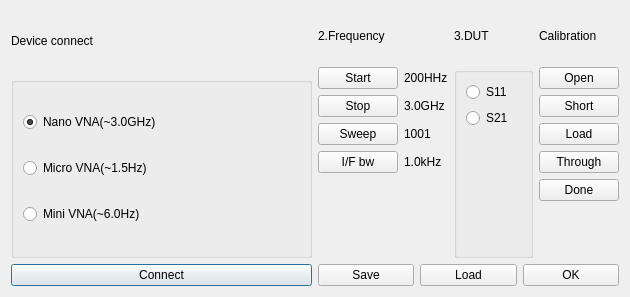
<?xml version="1.0" encoding="UTF-8"?>
<ui version="4.0">
 <class>Dialog</class>
 <widget class="QDialog" name="Dialog">
  <property name="geometry">
   <rect>
    <x>0</x>
    <y>0</y>
    <width>630</width>
    <height>297</height>
   </rect>
  </property>
  <property name="windowTitle">
   <string>setup</string>
  </property>
  <layout class="QGridLayout" name="gridLayout">
   <item row="0" column="0">
    <layout class="QHBoxLayout" name="horizontalLayout">
     <item>
      <layout class="QVBoxLayout" name="verticalLayout">
       <item>
        <widget class="QLabel" name="label">
         <property name="minimumSize">
          <size>
           <width>0</width>
           <height>0</height>
          </size>
         </property>
         <property name="maximumSize">
          <size>
           <width>16777215</width>
           <height>60</height>
          </size>
         </property>
         <property name="text">
          <string>Device connect</string>
         </property>
        </widget>
       </item>
       <item>
        <widget class="QGroupBox" name="groupBox">
         <property name="title">
          <string/>
         </property>
         <property name="checkable">
          <bool>false</bool>
         </property>
         <layout class="QVBoxLayout" name="verticalLayout_3">
          <item>
           <widget class="QRadioButton" name="radioButton">
            <property name="text">
             <string>Nano VNA(~3.0GHz)</string>
            </property>
            <property name="checkable">
             <bool>true</bool>
            </property>
            <property name="checked">
             <bool>true</bool>
            </property>
           </widget>
          </item>
          <item>
           <widget class="QRadioButton" name="radioButton_2">
            <property name="text">
             <string>Micro VNA(~1.5Hz)</string>
            </property>
            <property name="checkable">
             <bool>true</bool>
            </property>
           </widget>
          </item>
          <item>
           <widget class="QRadioButton" name="radioButton_3">
            <property name="text">
             <string>Mini VNA(~6.0Hz)</string>
            </property>
           </widget>
          </item>
         </layout>
        </widget>
       </item>
       <item>
        <widget class="QPushButton" name="pushButton">
         <property name="text">
          <string>Connect</string>
         </property>
        </widget>
       </item>
      </layout>
     </item>
    </layout>
   </item>
   <item row="0" column="1">
    <layout class="QVBoxLayout" name="verticalLayout_2">
     <item>
      <layout class="QHBoxLayout" name="horizontalLayout_2">
       <item>
        <layout class="QVBoxLayout" name="verticalLayout_4">
         <item>
          <widget class="QLabel" name="label_2">
           <property name="minimumSize">
            <size>
             <width>0</width>
             <height>50</height>
            </size>
           </property>
           <property name="maximumSize">
            <size>
             <width>16777215</width>
             <height>100</height>
            </size>
           </property>
           <property name="text">
            <string>2.Frequency</string>
           </property>
          </widget>
         </item>
         <item>
          <layout class="QHBoxLayout" name="horizontalLayout_4">
           <item>
            <widget class="QPushButton" name="pushButton_5">
             <property name="text">
              <string>Start</string>
             </property>
            </widget>
           </item>
           <item>
            <widget class="QLabel" name="label_3">
             <property name="text">
              <string>200HHz</string>
             </property>
            </widget>
           </item>
          </layout>
         </item>
         <item>
          <layout class="QHBoxLayout" name="horizontalLayout_8">
           <item>
            <widget class="QPushButton" name="pushButton_6">
             <property name="text">
              <string>Stop</string>
             </property>
            </widget>
           </item>
           <item>
            <widget class="QLabel" name="label_4">
             <property name="text">
              <string>3.0GHz</string>
             </property>
            </widget>
           </item>
          </layout>
         </item>
         <item>
          <layout class="QHBoxLayout" name="horizontalLayout_9">
           <item>
            <widget class="QPushButton" name="pushButton_9">
             <property name="text">
              <string>Sweep</string>
             </property>
            </widget>
           </item>
           <item>
            <widget class="QLabel" name="label_7">
             <property name="text">
              <string>1001</string>
             </property>
            </widget>
           </item>
          </layout>
         </item>
         <item>
          <layout class="QHBoxLayout" name="horizontalLayout_5">
           <item>
            <widget class="QPushButton" name="pushButton_10">
             <property name="text">
              <string>I/F bw</string>
             </property>
            </widget>
           </item>
           <item>
            <widget class="QLabel" name="label_8">
             <property name="text">
              <string>1.0kHz</string>
             </property>
            </widget>
           </item>
          </layout>
         </item>
         <item>
          <spacer name="verticalSpacer_2">
           <property name="orientation">
            <enum>Qt::Vertical</enum>
           </property>
           <property name="sizeHint" stdset="0">
            <size>
             <width>20</width>
             <height>40</height>
            </size>
           </property>
          </spacer>
         </item>
        </layout>
       </item>
       <item>
        <layout class="QVBoxLayout" name="verticalLayout_6">
         <item>
          <widget class="QLabel" name="label_9">
           <property name="minimumSize">
            <size>
             <width>0</width>
             <height>50</height>
            </size>
           </property>
           <property name="maximumSize">
            <size>
             <width>16777215</width>
             <height>100</height>
            </size>
           </property>
           <property name="text">
            <string>3.DUT</string>
           </property>
          </widget>
         </item>
         <item>
          <widget class="QGroupBox" name="groupBox_2">
           <property name="title">
            <string/>
           </property>
           <layout class="QVBoxLayout" name="verticalLayout_5">
            <item>
             <widget class="QRadioButton" name="radioButton_4">
              <property name="text">
               <string>S11</string>
              </property>
             </widget>
            </item>
            <item>
             <widget class="QRadioButton" name="radioButton_5">
              <property name="text">
               <string>S21</string>
              </property>
             </widget>
            </item>
            <item>
             <spacer name="verticalSpacer">
              <property name="orientation">
               <enum>Qt::Vertical</enum>
              </property>
              <property name="sizeHint" stdset="0">
               <size>
                <width>20</width>
                <height>40</height>
               </size>
              </property>
             </spacer>
            </item>
           </layout>
          </widget>
         </item>
        </layout>
       </item>
       <item>
        <layout class="QVBoxLayout" name="verticalLayout_7">
         <item>
          <widget class="QLabel" name="label_10">
           <property name="minimumSize">
            <size>
             <width>0</width>
             <height>50</height>
            </size>
           </property>
           <property name="maximumSize">
            <size>
             <width>16777215</width>
             <height>100</height>
            </size>
           </property>
           <property name="text">
            <string>Calibration</string>
           </property>
          </widget>
         </item>
         <item>
          <widget class="QPushButton" name="pushButton_11">
           <property name="text">
            <string>Open</string>
           </property>
          </widget>
         </item>
         <item>
          <widget class="QPushButton" name="pushButton_12">
           <property name="text">
            <string>Short</string>
           </property>
          </widget>
         </item>
         <item>
          <widget class="QPushButton" name="pushButton_13">
           <property name="text">
            <string>Load</string>
           </property>
          </widget>
         </item>
         <item>
          <widget class="QPushButton" name="pushButton_14">
           <property name="text">
            <string>Through</string>
           </property>
          </widget>
         </item>
         <item>
          <widget class="QPushButton" name="pushButton_15">
           <property name="text">
            <string>Done</string>
           </property>
          </widget>
         </item>
         <item>
          <spacer name="verticalSpacer_3">
           <property name="orientation">
            <enum>Qt::Vertical</enum>
           </property>
           <property name="sizeHint" stdset="0">
            <size>
             <width>20</width>
             <height>40</height>
            </size>
           </property>
          </spacer>
         </item>
        </layout>
       </item>
      </layout>
     </item>
     <item>
      <layout class="QHBoxLayout" name="horizontalLayout_3">
       <item>
        <widget class="QPushButton" name="pushButton_3">
         <property name="text">
          <string>Save</string>
         </property>
        </widget>
       </item>
       <item>
        <widget class="QPushButton" name="pushButton_4">
         <property name="text">
          <string>Load</string>
         </property>
        </widget>
       </item>
       <item>
        <widget class="QPushButton" name="pushButton_2">
         <property name="text">
          <string>OK</string>
         </property>
        </widget>
       </item>
      </layout>
     </item>
    </layout>
   </item>
  </layout>
 </widget>
 <resources/>
 <connections/>
</ui>
